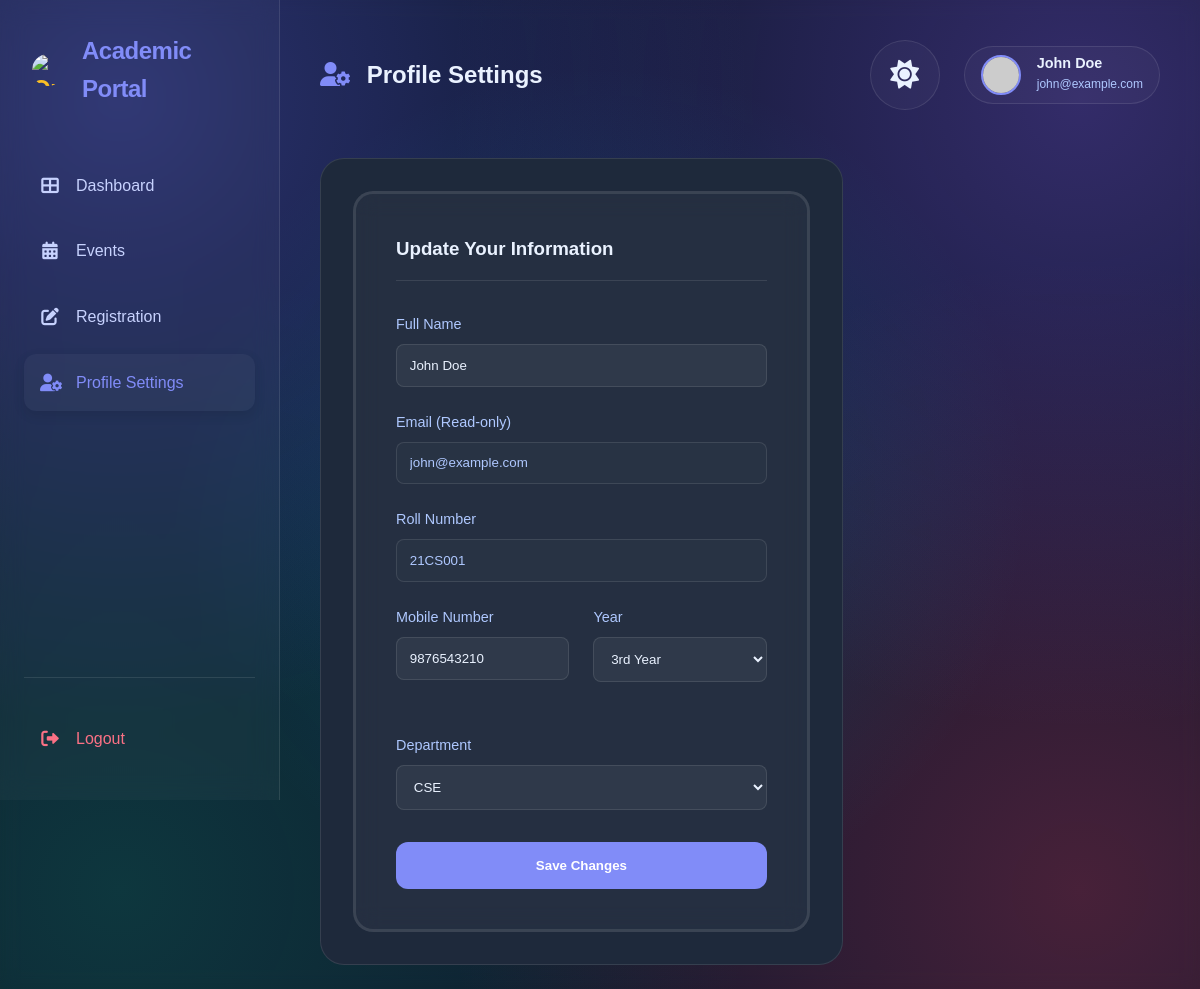
Page /student_profile.php (signed in) on the committed database.
### tables this page shows
CREATE TABLE IF NOT EXISTS `students` (
  `id` int(11) NOT NULL AUTO_INCREMENT,
  `name` varchar(191) NOT NULL,
  `rollno` varchar(50) NOT NULL,
  `email` varchar(191) NOT NULL,
  `mobile` varchar(20) NOT NULL,
  `year` varchar(10) NOT NULL,
  `department` varchar(100) NOT NULL,
  `password` varchar(255) NOT NULL,
  PRIMARY KEY (`id`),
  UNIQUE KEY `email` (`email`),
  UNIQUE KEY `rollno` (`rollno`)
);

### student_profile.php (the view, shortened to what this page needs)
<?php
include 'connect.php';
$email = $_SESSION['student_email'];
$query = mysqli_query($conn, "SELECT * FROM students WHERE email='$email'");
$student = mysqli_fetch_assoc($query);
?>
<!DOCTYPE html>
<html lang="en">
<head>
    <link rel="stylesheet" href="style.css?v=<?php echo time(); ?>">
    <link rel="stylesheet" href="https://cdnjs.cloudflare.com/ajax/libs/font-awesome/6.0.0/css/all.min.css">
</head>
<body>
<div class="dashboard-wrapper">
    <aside class="sidebar">
        <div class="logo">
            <img src="img2.png" alt="One Piece Logo" class="logo-img">
            <span style="font-weight: 700; color: var(--primary);">Academic Portal</span>
        </div>
        <nav class="sidebar-nav">
            <a href="student_dashboard.php" class="sidebar-item">
                <i class="fas fa-th-large"></i>
                <span>Dashboard</span>
            </a>
            <a href="events.php" class="sidebar-item">
                <i class="fas fa-calendar-alt"></i>
                <span>Events</span>
            </a>
            <a href="register.php" class="sidebar-item">
                <i class="fas fa-edit"></i>
                <span>Registration</span>
            </a>
            <a href="student_profile.php" class="sidebar-item active">
                <i class="fas fa-user-cog"></i>
                <span>Profile Settings</span>
            </a>
        </nav>
        <div class="sidebar-footer">
            <a href="student_logout.php" class="sidebar-item" style="color: var(--accent);">
                <i class="fas fa-sign-out-alt"></i> <span>Logout</span>
            </a>
        </div>
    </aside>
    <main class="main-content">
        <header class="dashboard-top">
            <div class="page-title">
                <h2 style="color: var(--text-main); margin: 0;"><i class="fas fa-user-cog" style="color: var(--primary); margin-right: 10px;"></i> Profile Settings</h2>
            </div>
            <div class="user-profile-nav">
                <button id="theme-toggle" class="theme-toggle-dashboard" title="Toggle Theme">
                    <i class="fas fa-sun"></i>
                </button>
                <div class="user-profile-badge">
                    <img src="https://ui-avatars.com/api/?name=<?php echo urlencode($student['name']); ?>&background=818cf8&color=fff" alt="User Avatar" class="user-avatar">
                    <div class="user-info-text">
                        <h4><?php echo htmlspecialchars($student['name']); ?></h4>
                        <p><?php echo htmlspecialchars($student['email']); ?></p>
                    </div>
                </div>
            </div>
        </header>
        <div class="dashboard-grid">
            <div class="main-content-area">
                <div class="glass-card" style="max-width: 600px; margin: 0 auto; padding: 2.5rem;">
                    <h3 style="margin-bottom: 2rem; color: var(--text-main); border-bottom: 1px solid var(--glass-border); padding-bottom: 1rem;">
                        Update Your Information
                    </h3>
                    <form method="POST" class="profile-form">
                        <div class="form-group" style="margin-bottom: 1.5rem;">
                            <label style="display: block; margin-bottom: 0.5rem; color: var(--text-muted); font-size: 0.9rem;">Full Name</label>
                            <input type="text" name="name" value="<?php echo htmlspecialchars($student['name']); ?>" required
                                   style="width: 100%; padding: 0.8rem; background: rgba(255,255,255,0.05); border: 1px solid var(--glass-border); border-radius: 8px; color: var(--text-main);">
                        </div>
                        <div class="form-group" style="margin-bottom: 1.5rem;">
                            <label style="display: block; margin-bottom: 0.5rem; color: var(--text-muted); font-size: 0.9rem;">Email (Read-only)</label>
                            <input type="email" value="<?php echo htmlspecialchars($student['email']); ?>" readonly
                                   style="width: 100%; padding: 0.8rem; background: rgba(255,255,255,0.02); border: 1px solid var(--glass-border); border-radius: 8px; color: var(--text-muted); cursor: not-allowed;">
                        </div>
                        <div class="form-group" style="margin-bottom: 1.5rem;">
                            <label style="display: block; margin-bottom: 0.5rem; color: var(--text-muted); font-size: 0.9rem;">Roll Number</label>
                            <input type="text" value="<?php echo htmlspecialchars($student['rollno']); ?>" readonly
                                   style="width: 100%; padding: 0.8rem; background: rgba(255,255,255,0.02); border: 1px solid var(--glass-border); border-radius: 8px; color: var(--text-muted); cursor: not-allowed;">
                        </div>
                        <div class="form-row" style="display: grid; grid-template-columns: 1fr 1fr; gap: 1.5rem; margin-bottom: 1.5rem;">
                            <div class="form-group">
                                <label style="display: block; margin-bottom: 0.5rem; color: var(--text-muted); font-size: 0.9rem;">Mobile Number</label>
                                <input type="tel" name="mobile" value="<?php echo htmlspecialchars($student['mobile']); ?>" required
                                       style="width: 100%; padding: 0.8rem; background: rgba(255,255,255,0.05); border: 1px solid var(--glass-border); border-radius: 8px; color: var(--text-main);">
                            </div>
                            <div class="form-group">
                                <label style="display: block; margin-bottom: 0.5rem; color: var(--text-muted); font-size: 0.9rem;">Year</label>
                                <select name="year" required style="width: 100%; padding: 0.8rem; background: rgba(255,255,255,0.05); border: 1px solid var(--glass-border); border-radius: 8px; color: var(--text-main);">
                                    <option value="3" <?php if($student['year'] == '3') echo 'selected'; ?>>3rd Year</option>
                                </select>
                            </div>
                        </div>
                        <div class="form-group" style="margin-bottom: 2rem;">
                            <label style="display: block; margin-bottom: 0.5rem; color: var(--text-muted); font-size: 0.9rem;">Department</label>
                            <select name="department" required style="width: 100%; padding: 0.8rem; background: rgba(255,255,255,0.05); border: 1px solid var(--glass-border); border-radius: 8px; color: var(--text-main);">
                                <option value="CSE" <?php if($student['department'] == 'CSE') echo 'selected'; ?>>CSE</option>
                            </select>
                        </div>
                        <button type="submit" name="update_profile" class="btn" style="width: 100%; padding: 1rem; font-weight: 600;">
                            Save Changes
                        </button>
                    </form>
                </div>
            </div>
        </div>
    </main>
</div>
</body>
</html>

### rows in the picture
students: name "John Doe", email "john@example.com", rollno "21CS001", mobile "9876543210", year "3rd Year", department "CSE"
